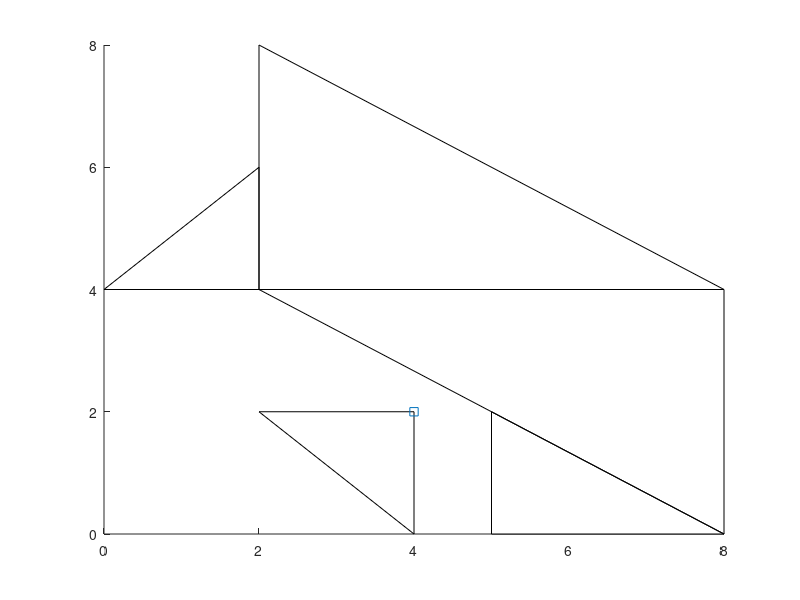

Recreate this plot in MATLAB.
function p = patchtest()

figure;

%The Vertices property contains the coordinates of each
% unique vertex defining the patch. The Faces property 
% specifies how to connect these vertices to form each
% face of the patch. More than one face may 
% use a given vertex.
% For this example, five triangles have 11 total vertices, 
% instead of 15. Each row contains 
% the x- and y-coordinates 
% of each vertex.
verts = [2 4; ...
        2 8; ...
        8 4; ...
        8 0; ...
        0 4; ...
        2 6; ...
        2 2; ...
        4 2; ...
        4 0; ...
        5 2; ...
        5 0 ];

% There are five faces, defined by connecting the 
% vertices in the order indicated.
faces = [ ...
        1  2  3; ...
        1  3  4; ...
        5  6  1; ...
        7  8  9; ...
        11 10 4 ];

% Create the patch by specifying the Faces, Vertices,
% and FaceVertexCData properties as well as the
% FaceColor property. Red numbers denote the vertex 
% numbers, as defined in faces. Blue indicate face numbers.
p = patch('Faces',faces,'Vertices',verts,'FaceColor','w','ButtonDownFcn',@PatchClickedFcn);

line(4,2,'marker','s');

% Using the previous values for verts and faces, you can 
% create the same patch object using a structure: 
% patchinfo.Vertices = verts;
% patchinfo.Faces = faces;
% patchinfo.FaceColor = 'w';
% 
% patch(patchinfo);

%%
function PatchClickedFcn(hObject, eventdata, handles)

disp(eventdata);
